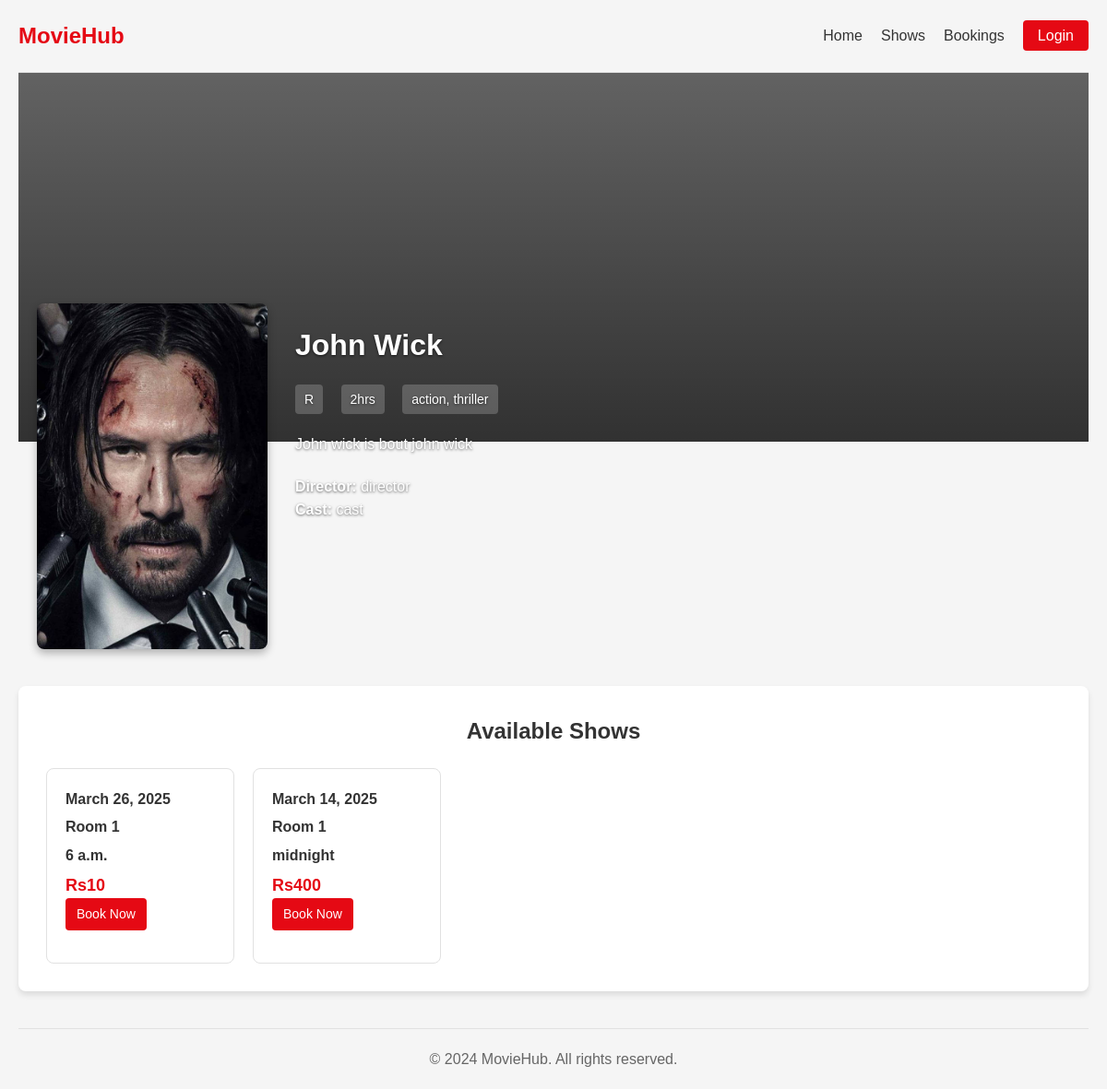
/movie/1, run on the app's committed database.
### movies/models.py (models this page shows, shortened)
class Movie(models.Model):
    class RatingChoices(models.TextChoices):
     G = "G", "G"
     PG = "PG", "PG"
     PG_13 = "PG-13", "PG-13"
     R = "R", "R"
     A = "A", "A"
    title=models.CharField(max_length=200)
    genre=TaggableManager()
    description=models.TextField(max_length=500,blank=True)
    posterimage=models.ImageField(
        upload_to="poster/%Y/%m/%d",
        blank=True
    )
    languages=models.JSONField(default=list,blank=True)
    duration=models.TextField(max_length=40, blank=True)
    created=models.DateTimeField(auto_now_add=True,blank=True)
    Rating=models.TextField(
        max_length=6,
        choices=RatingChoices.choices,
        blank=True
    )
    class Meta:
        indexes=[models.Index(fields=['-created'])]
        ordering=['-created']
    def __str__(self):
        return self.title

class Show(models.Model):
    movie=models.ForeignKey(Movie,related_name='show_times',on_delete=models.CASCADE)
    start_date = models.DateField(verbose_name="Start Date",null=True)
    price = models.PositiveIntegerField(verbose_name="Ticket Price")
    room=models.ForeignKey(
        Room,
        related_name='running_shows',
        on_delete=models.CASCADE,
        blank=True,
        null=True
    )
    showtime = models.TimeField(verbose_name="Showtime",auto_now=False, auto_now_add=False,blank=True, null=True)
    class Meta:
        indexes=[models.Index(fields=['-showtime'])]
        ordering=["-start_date"]
    def get_absolute_url(self):
        return reverse("book_show", args=[self.id,self.movie])

class Room(models.Model):
     name=models.CharField(max_length=50)
     seats_row= models.PositiveIntegerField(blank=True)
     num_seats = models.PositiveIntegerField(blank=True)

### movies/views.py (the view)
# urls.py: path('movie/<int:id>',views.MovieDetail,name="movie_detail"),
def MovieDetail(request,id):
    movie=get_object_or_404(
        Movie,
        id=id
    )
    print(movie)
    return render(request,"movie/detail.html",{
        "movie":movie
    })

### tickets/context_processors.py (called while the page is built)
def ticket(request):
    return {'ticket':Ticket(request)}

### movies/templates/movie/detail.html (shortened to what this page needs)
{% extends "base.html" %}
{% load movie_tags %}
{% block  content%}
<div class="movie-detail">
    <div class="movie-banner" >
      <div class="overlay"></div>
    </div>
    <div class="detail-content">
      <div class="detail-poster">
        <img src={{movie.posterimage.url}} alt={{movie.title}} />
      </div>
      <div class="detail-info">
        <h1>{{movie.title}}</h1>
        <div class="detail-meta">
          <span class="detail-rating">{{movie.Rating}}</span>
          <span class="detail-duration">{{movie.duration}}</span>
          <span class="detail-genre">{{ movie.genre.all|join:", "}}</span>
        </div>
        <div class="detail-description">
          <p>{{movie.description}}</p>
        </div>
        <div class="detail-credits">
          <p><strong>Director:</strong> director</p>
          <p><strong>Cast:</strong> cast</p>
        </div>
      </div>
    </div>
    <div class="show-times">
      <h2>Available Shows</h2>
      <div class="show-list">
      {% for show in movie.show_times.all  %}
          <div class="show-card" key={show.id}>
            <div class="show-info">
              <div class="show-date">{{show.start_date}}</div>
              <div class="show-date">{{show.room.name}}</div>
              <div class="show-time">{{show.showtime}}</div>
              <div class="show-price">Rs{{show.price}}</div>
              <a href="{{show.get_absolute_url}}" class="book-btn">Book Now</a>
            </div>
          </div>
          {% endfor %}
      </div>
    </div>
  </div>
{% endblock  %}

### movies/static/css/base.css (style rules this page uses)
* { margin: 0; padding: 0; box-sizing: border-box; }
body { font-family: Arial, sans-serif; line-height: 1.6; color: #333; background-color: #f5f5f5; }
.movie-banner { height: 400px; background-size: cover; background-position: center; position: relative; }
.overlay { position: absolute; top: 0; left: 0; width: 100%; height: 100%; background: linear-gradient(to bottom, rgba(0,0,0,0.6) 0%, rgba(0,0,0,0.8) 100%); }
.detail-content { display: flex; margin-top: -150px; position: relative; z-index: 1; padding: 0 20px; }
.detail-poster { width: 250px; height: 375px; overflow: hidden; border-radius: 8px; box-shadow: 0 4px 10px rgba(0, 0, 0, 0.3); margin-right: 30px; flex-shrink: 0; }
.detail-poster img { width: 100%; height: 100%; object-fit: cover; }
.detail-info { color: white; text-shadow: 0 1px 3px rgba(0, 0, 0, 0.6); padding-top: 20px; }
.detail-info h1 { font-size: 32px; margin-bottom: 16px; }
.detail-meta { margin-bottom: 20px; }
.detail-rating, .detail-duration, .detail-genre { display: inline-block; margin-right: 15px; padding: 5px 10px; background-color: rgba(255, 255, 255, 0.2); border-radius: 4px; font-size: 14px; }
.detail-description { margin-bottom: 20px; color:white; line-height: 1.6; }
.detail-credits { margin-top: 20px; line-height: 1.6; }
.show-times { background-color: white; border-radius: 8px; padding: 30px; margin-top: 40px; box-shadow: 0 4px 6px rgba(0, 0, 0, 0.1); }
.show-times h2 { margin-bottom: 20px; text-align: center; }
.show-list { display: grid; grid-template-columns: repeat(auto-fill, minmax(200px, 1fr)); gap: 20px; }
.show-card { border: 1px solid #e1e1e1; border-radius: 8px; padding: 20px; transition: transform 0.3s, box-shadow 0.3s; }
.show-info { margin-bottom: 15px; }
.show-date, .show-time { display: block; margin-bottom: 5px; font-weight: bold; }
.show-price { font-size: 18px; color: #e50914; font-weight: bold; }
.book-btn { display: block; text-align: center; background-color: #e50914; color: white; padding: 10px; border-radius: 4px; text-decoration: none; transition: background-color 0.3s; }
.book-btn { display: inline-block; background-color: #e50914; color: white; padding: 6px 12px; border-radius: 4px; text-decoration: none; font-size: 14px; transition: background-color 0.3s; }

### data on the page
Movie: posterimage (picture), title "John Wick", Rating "R", duration "2hrs", genre.all "action, thriller", description "John wick is bout john wick"
Show: start_date "March 26, 2025", room.name "Room 1", showtime "6 a.m.", price "10"
Show: start_date "March 14, 2025", room.name "Room 1", showtime "midnight", price "400"
